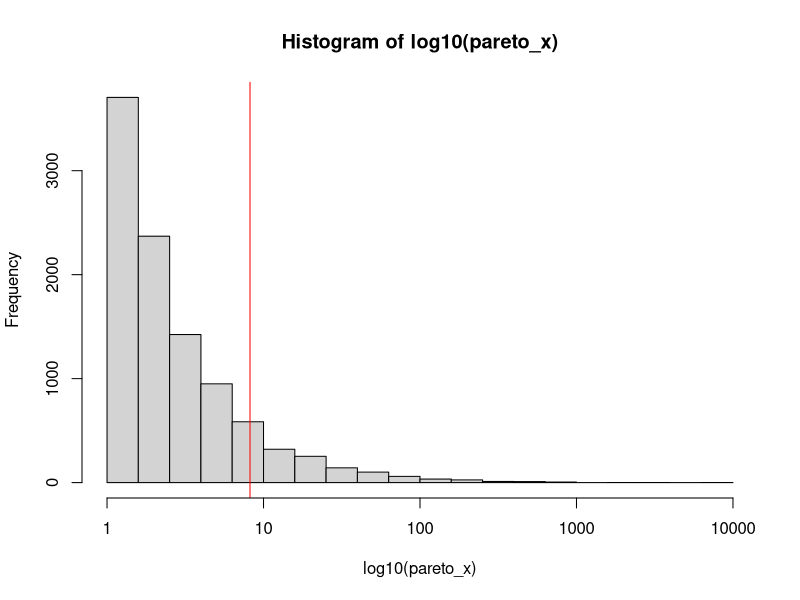
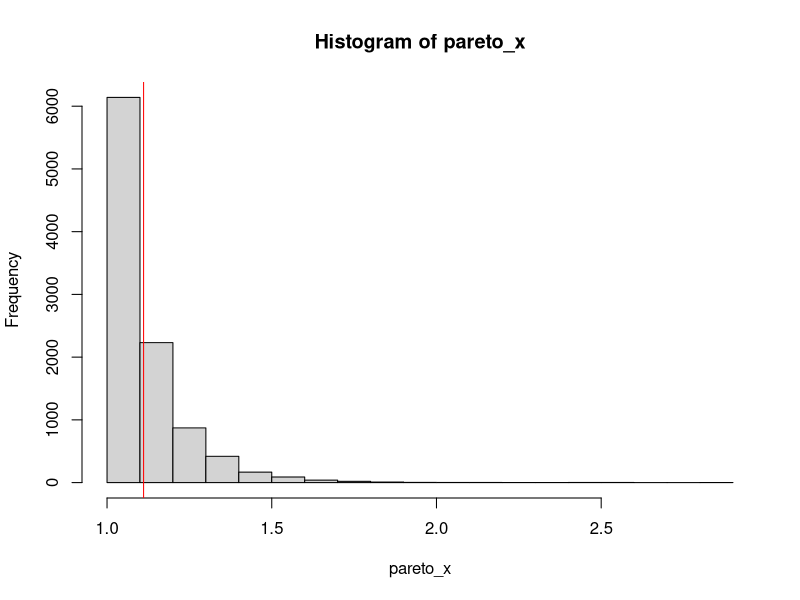
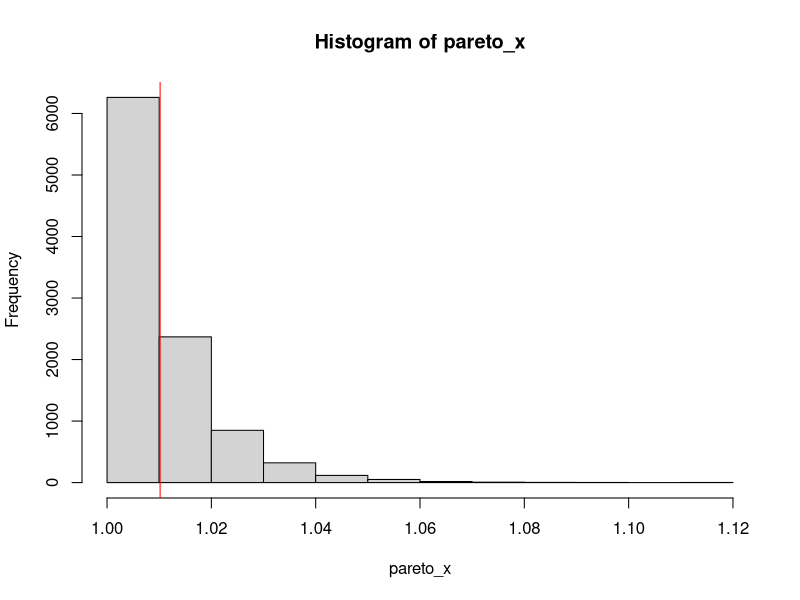
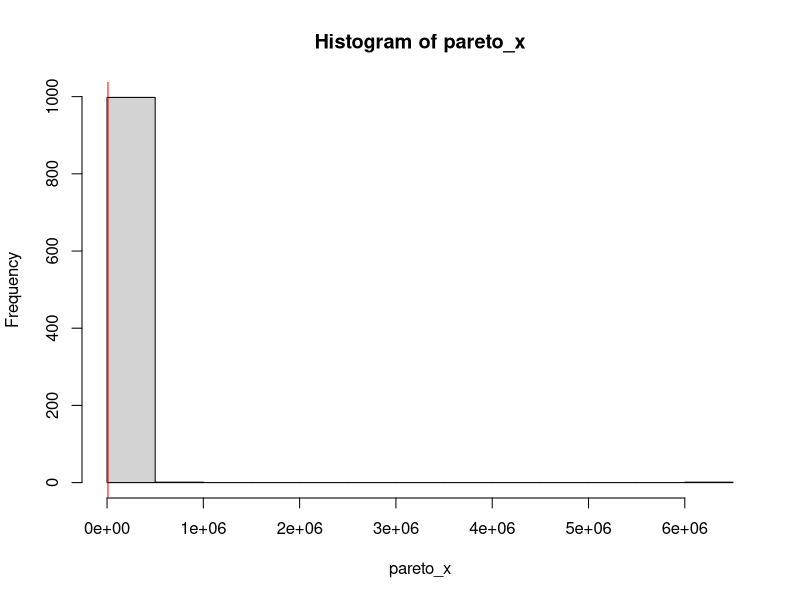
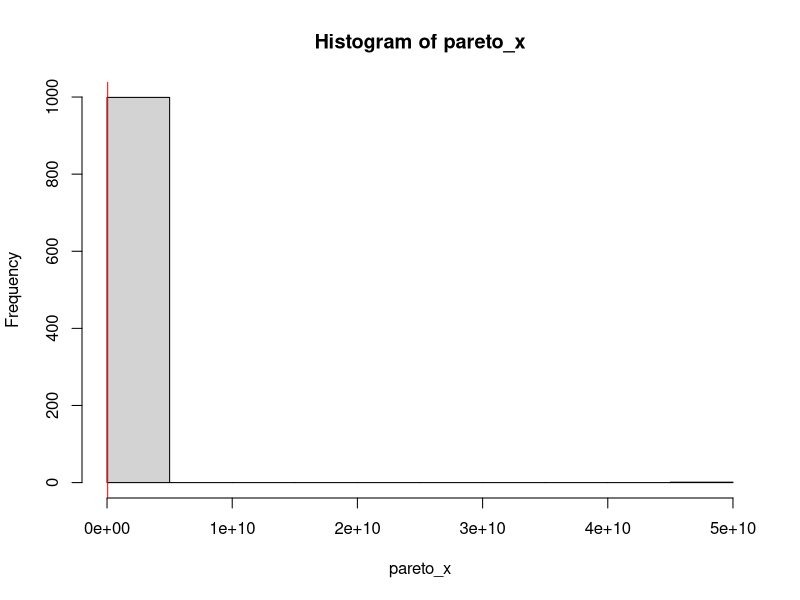
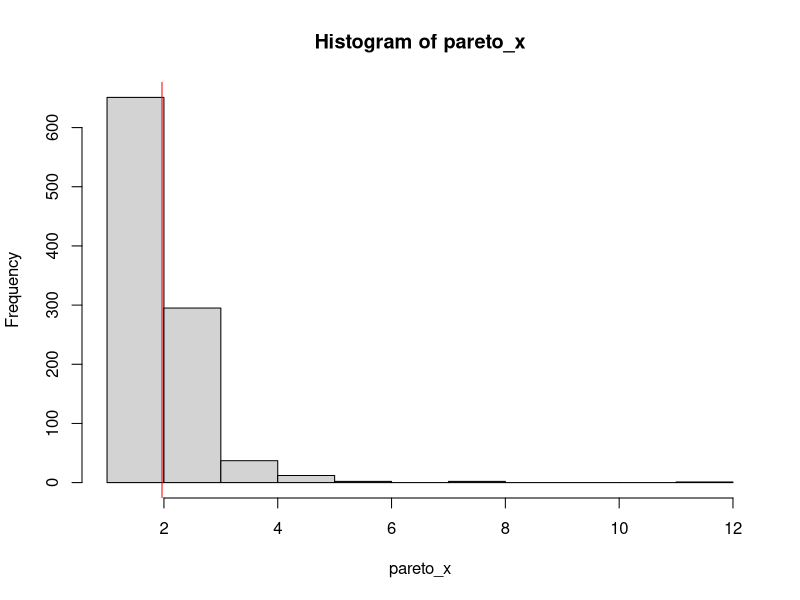
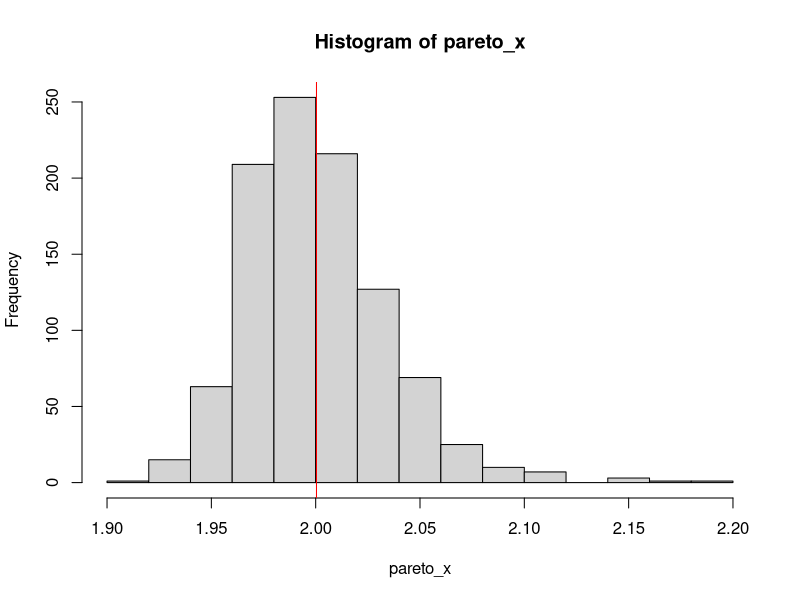

Recreate these plots in R, in order.
## ---- chunk 1
#Functions for matrixes used by Normal Distributions in Part 1.1

#Returns a matrix with R rows of N data entries; the data is randomly, uniformly generated between 0 and 1
makeMatrix <- function(R, N){
  return(matrix(runif((R*N), min=0, max=1), nrow = R, ncol = N))
}

#Returns the per-row mean for a given 2-Dimensional matrix
matrixMean <- function(RN_matrix){
  return(rowMeans(RN_matrix, na.rm = TRUE))
}

#Prints the mean, variance, and sd for a 1-D numeric data structure assumed to be per-row means of a 2-D matrix
matrixMeanSummary <- function(RN_row_mean, R, N, distType){
  cat("Results for a matrix with row: ", R, ", col: ", N, ", filled with data from an ", distType, " simulation \n")
  cat("Mean of row means: ", mean(RN_row_mean),"\n")
  cat("Variance of row means: ", var(RN_row_mean),"\n")
  cat("Standard deviation of row means: ", sd(RN_row_mean),"\n")
}

#For the provided 1-D numeric data structure, prints values corresponding to the provided upper and lower bounds.
matrixMeanCI <- function(RN_row_mean, lower, upper){
  cat("The row means are bounded by: ", quantile(RN_row_mean, probs = c(lower, upper))," for a ", upper," CI \n")
}
## ---- chunk 2
kxk_matrix <- makeMatrix(1000,1000)
kxk_row_mean <- matrixMean(kxk_matrix)
## ---- chunk 3
#   The 95% confidence region is the opposite to computing the percentage of observations that fit into
#   the interval. The easiest way to and it is using sample quantiles. Check out the quantile function
#   in R (or np.percentile) function in python. For instance, quantile(x, 10) will give the 10th
#   percentile q10 of a vector x. 10th percentile is such a value that 10% of the sample values are smaller
#   than that value. See OS 1.6.5 (p 35) for some more explanations.
matrixMeanSummary(kxk_row_mean, 1000, 1000, "MC")

#   95% CI = mean - qnorm of (5%/2)*(sd/sqrt(n))
matrixMeanCI(kxk_row_mean, 0.05, 0.95)
## ---- chunk 4
# N = 10
kxt_matrix <- makeMatrix(1000, 10)
kxt_row_mean <- matrixMean(kxt_matrix)
matrixMeanSummary(kxt_row_mean, 1000, 10, "MC")
matrixMeanCI(kxt_row_mean, 0.05, 0.95)

# N = 100
kxh_matrix <- makeMatrix(1000, 100)
kxh_row_mean <- matrixMean(kxh_matrix)
matrixMeanSummary(kxh_row_mean, 1000, 100, "MC")
matrixMeanCI(kxh_row_mean, 0.05, 0.95)

# N = 1000
kxKK_matrix <- makeMatrix(1000, 1000)
kxKK_row_mean <- matrixMean(kxKK_matrix)
matrixMeanSummary(kxKK_row_mean, 1000, 100000, "MC")
matrixMeanCI(kxKK_row_mean, 0.05, 0.95)
## ---- chunk 5
#Functions for matrixes used by Pareto Distributions in Part 1.2

#Takes the following values and returns a Pareto distribution of values
#   n = # of values, 
#   location = where located/ centered around (default = 1)
#   shape = k = shape/inequality (large = less inequality))
makePareto <- function(n, location, shape){
  return(VGAM::rpareto(n, location, shape))
}

#Makes a Pareto Matrix of R*N values centered around location distributed by shape
#Where R is the number of rows and N number of columns
makeParetoMatrix <- function(R, N, location, shape){
  return(matrix(makePareto(R*N, location, shape), nrow = R, ncol = N))
}

#Takes a pareto distribution and plots it logaritmitically if logBool is TRUE
#Also plots a red line along the mean 
plotPareto <- function(pareto_x, logBool){
  if (logBool == TRUE){
    h <- hist(log10(pareto_x), xaxt = "n")
    abline(v=log10(mean(pareto_x)),  col = "red")
    axis(1, at = pretty(h$breaks), labels = 10^pretty(h$breaks))
  } else {
    hist(pareto_x)
    abline(v=(mean(pareto_x)),  col = "red")
  }
}

## ---- chunk 6
pareto_1 <- makePareto(10000, 1, 1)
plotPareto(pareto_1, TRUE)

pareto_10 <- makePareto(10000, 1, 10)
plotPareto(pareto_10, FALSE)

pareto_100 <- makePareto(10000, 1, 100)
plotPareto(pareto_100, FALSE)
## ---- chunk 7
for(k_value in c(0.5, 2)){
  for(n_value in c(10, 10000)){
    cat("k value: ", k_value, "\n")
    pMatrix <- makeParetoMatrix(1000, n_value, 1, k_value)
    pMatrix_mean <- matrixMean(pMatrix)
    matrixMeanSummary(pMatrix_mean, 1000, n_value, "Pareto")
    matrixMeanCI(pMatrix_mean, 0.05, 0.95)
    plotPareto(pMatrix_mean, FALSE)
    cat("\n")
  }
}
